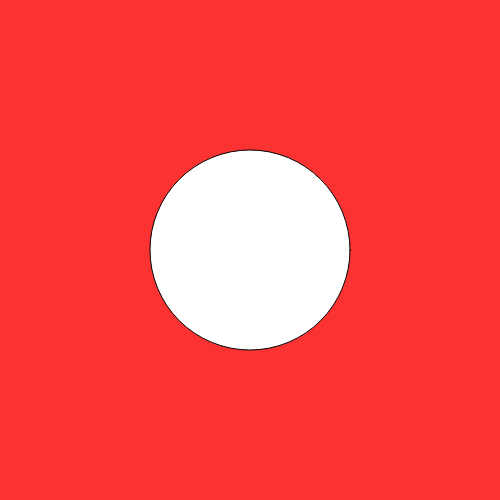
Frame 1 (no input)
Frame 60 (no input): identical to frame 1, image omitted
Frame 120 (the mouse pressed at the canvas centre since frame 60): identical to frame 1, image omitted

The p5.js sketch that drew this single still picture (run headless with seeded random() and noise() and a simulated clock; from frame 60 on, the mouse is pressed at the canvas centre):

// p5.js sketch
// ── sketch.js
function setup() {
  createCanvas(500,500)
}

function draw() {
  background(250,50,50)
  ellipse(250,250,200,200)
}
